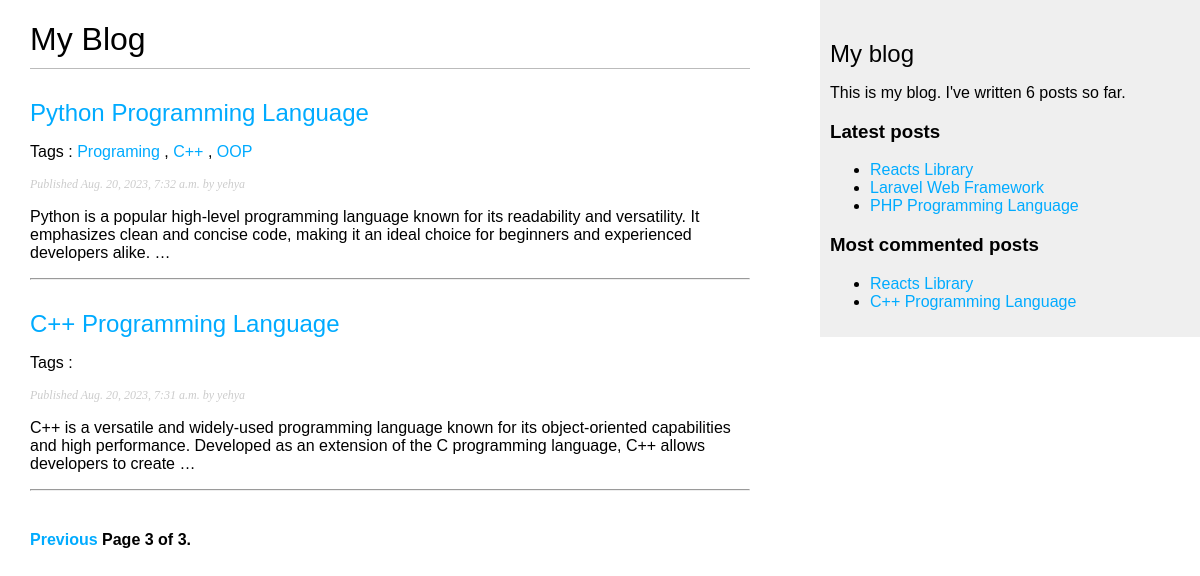
The app's page /blog/?page=3, older data.
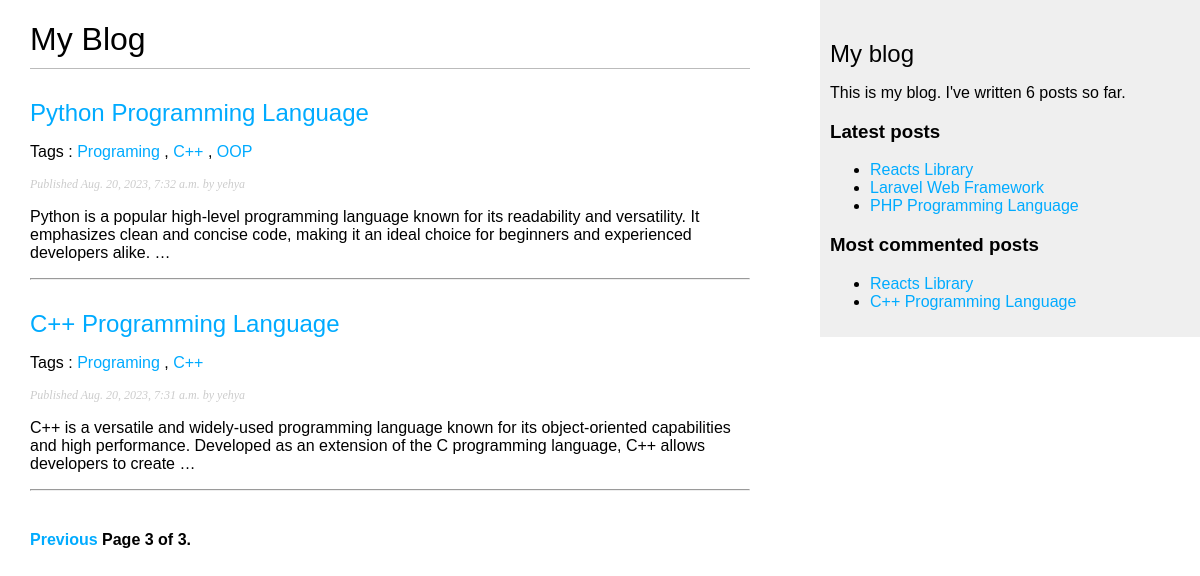
The same page, newer data.
### blog/models.py (models this page shows, shortened)
class Post(models.Model):
    class Status(models.TextChoices):
        DRAFT = 'DF', 'Draft'
        PUBLISHED = 'PB', 'Published'
    title = models.CharField(max_length=250)
    slug = models.SlugField(max_length=250, unique_for_date='publish')
    author = models.ForeignKey(User, on_delete=models.CASCADE, related_name='blog_posts')
    body = models.TextField()
    publish = models.DateTimeField(default=timezone.now)
    created = models.DateTimeField(auto_now_add=True)
    updated = models.DateTimeField(auto_now=True)
    status = models.CharField(max_length=2, choices=Status.choices, default=Status.DRAFT)
    tags = TaggableManager()
    class Meta:
        ordering = ['-publish']
        indexes = [
            models.Index(fields=['-publish']),
        ]
    def get_absolute_url(self):
        return reverse("blog:post_detail", args=[
            self.publish.year,
            self.publish.month,
            self.publish.day,
            self.slug,
        ])

### blog/views.py (the view)
# urls.py: path('', views.post_list, name='post_list'),
def post_list(request, tag_slug=None):
    post_list = Post.objects.all()
    tag = None
    if tag_slug:
        tag = get_object_or_404(Tag, slug=tag_slug)
        post_list = post_list.filter(tags__in=[tag])
    paginator = Paginator(post_list, 2)
    page_number = request.GET.get('page', 1)
    try:
        posts = paginator.page(page_number)
    except PageNotAnInteger:
        posts = paginator.page(1)
    except EmptyPage:
        posts = paginator.page(paginator.num_pages)
    return render(request, 'blog/post/list.html', {'posts': posts, 'tag':tag})

### blog/templatetags/blog_tags.py (called while the page is built)
@register.simple_tag
def total_posts():
    return Post.objects.count()

@register.inclusion_tag('blog/post/latest_posts.html')
def show_latest_posts(count=5):
    latest_posts = Post.objects.order_by('-publish')[:count]
    return {'latest_posts': latest_posts}

@register.simple_tag
def get_most_commented_posts(count=5):
    return Post.objects.annotate(total_comments=Count('comments')).order_by('-total_comments')[:count]

@register.filter(name='markdown')
def markdown_format(text):
    return mark_safe(markdown.markdown(text))

### blog/templates/blog/post/list.html (shortened to what this page needs)
{% extends "blog/base.html" %}
{% load blog_tags %}
{% block content %}
    <h1>My Blog</h1>
    {% for post in posts %}
        <h2>
        <a href="{{post.get_absolute_url}}">
        {{ post.title }}
        </a>
        </h2>
        <p class="tags">
            Tags :
            {% for tag in post.tags.all %}
                <a href="{%url 'blog:post_list_by_tag' tag.slug %}">{{ tag.name }}</a>
                {% if not forloop.last %} , {%endif%}
            {% endfor %}
        </p>
        <p class="date">
        Published {{ post.publish }} by {{ post.author }}
        </p>
        {{ post.body|markdown|truncatewords:30 }}
        <hr />
    {% endfor %}
    {% include "pagination.html" with page=posts %}
{% endblock content %}

### blog/templates/blog/base.html (shortened to what this page needs)
{% load static %}
{% load blog_tags %}
<!DOCTYPE html>
<html>
    <head>
        <link href="{% static "css/blog.css" %}" rel="stylesheet">
    </head>
    <body>
        <div id="content">
            {% block content %}
            {% endblock %}
        </div>
        <div id="sidebar">
            <h2>My blog</h2>
            <p>
                This is my blog.
                I've written {% total_posts %} posts so far.
            </p>
            <h3>Latest posts</h3>
            {% show_latest_posts 3 %}
            <h3>Most commented posts</h3>
            {% get_most_commented_posts 2 as most_commented_posts %}
            <ul>
                {% for post in most_commented_posts %}
                    <li>
                        <a href="{{ post.get_absolute_url }}">{{ post.title }}</a>
                    </li>
                {% endfor %}
            </ul>
        </div>
    </body>
</html>

### blog/templates/pagination.html (shortened to what this page needs)
<div class="pagination">
    <span class="step-links">
    {% if page.has_previous %}
        <a href="?page={{ page.previous_page_number }}">Previous</a>
    {% endif %}
    <span class="current">
        Page {{ page.number }} of {{ page.paginator.num_pages }}.
    </span>
    </span>
</div>

### blog/templates/blog/post/latest_posts.html
<ul>
    {% for post in latest_posts %}
        <li>
            <a href="{{ post.get_absolute_url }}">{{ post.title }}</a>
        </li>
    {% endfor %}
</ul>

### blog/static/css/blog.css (style rules this page uses)
body { margin:0; padding:0; font-family:helvetica, sans-serif; }
a { color:#00abff; text-decoration:none; }
h1 { font-weight:normal; border-bottom:1px solid #bbb; padding:0 0 10px 0; }
h2 { font-weight:normal; margin:30px 0 0; }
#content { float:left; width:60%; padding:0 0 0 30px; }
#sidebar { float:right; width:30%; padding:10px; background:#efefef; height:100%; }
p.date { color:#ccc; font-family: georgia, serif; font-size: 12px; font-style: italic; }
.pagination { margin:40px 0; font-weight:bold; }

Row changes from the older to the newer data that the page shows:
changed Post "C++ Programming Language": gains Tag (name "Programing"); gains Tag (name "C++")
